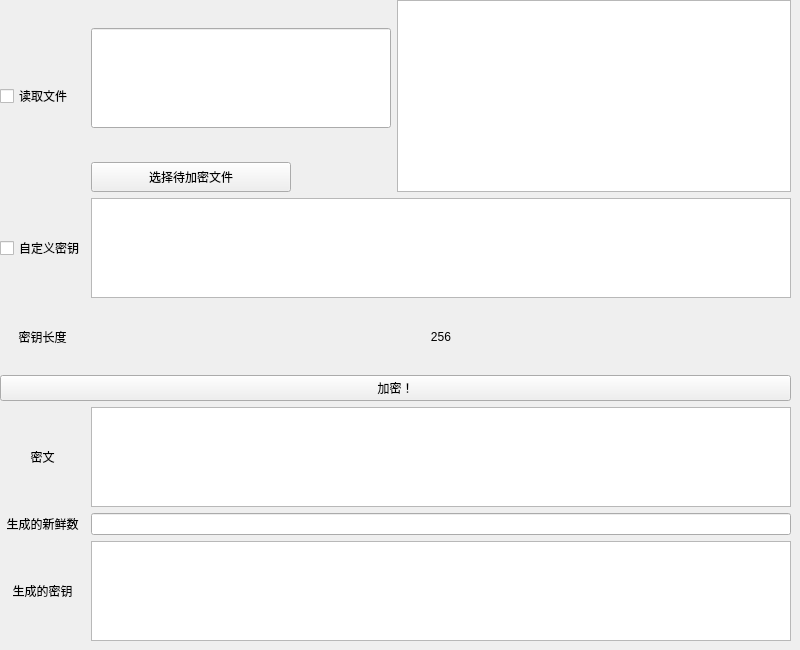
      <widget class="QWidget" name="page_14">
       <widget class="QWidget" name="gridLayoutWidget_5">
        <property name="geometry">
         <rect>
          <x>0</x>
          <y>0</y>
          <width>791</width>
          <height>641</height>
         </rect>
        </property>
        <layout class="QGridLayout" name="gridLayout_6">
         <item row="7" column="0">
          <widget class="QLabel" name="label_23">
           <property name="text">
            <string>密文</string>
           </property>
           <property name="alignment">
            <set>Qt::AlignCenter</set>
           </property>
          </widget>
         </item>
         <item row="4" column="1" colspan="2">
          <widget class="QPlainTextEdit" name="plainTextEdit_12">
           <property name="maximumSize">
            <size>
             <width>16777215</width>
             <height>100</height>
            </size>
           </property>
          </widget>
         </item>
         <item row="2" column="1">
          <widget class="QPushButton" name="pushButton_34">
           <property name="maximumSize">
            <size>
             <width>200</width>
             <height>30</height>
            </size>
           </property>
           <property name="layoutDirection">
            <enum>Qt::LeftToRight</enum>
           </property>
           <property name="text">
            <string>选择待加密文件</string>
           </property>
           <property name="checkable">
            <bool>false</bool>
           </property>
          </widget>
         </item>
         <item row="5" column="1" colspan="2">
          <widget class="QLabel" name="label_36">
           <property name="text">
            <string>256</string>
           </property>
           <property name="alignment">
            <set>Qt::AlignCenter</set>
           </property>
          </widget>
         </item>
         <item row="6" column="0" colspan="3">
          <widget class="QPushButton" name="pushButton_33">
           <property name="text">
            <string>加密！</string>
           </property>
          </widget>
         </item>
         <item row="4" column="0">
          <widget class="QCheckBox" name="checkBox_12">
           <property name="maximumSize">
            <size>
             <width>16777215</width>
             <height>100</height>
            </size>
           </property>
           <property name="text">
            <string>自定义密钥</string>
           </property>
          </widget>
         </item>
         <item row="0" column="0" rowspan="3">
          <widget class="QCheckBox" name="checkBox_9">
           <property name="text">
            <string>读取文件</string>
           </property>
          </widget>
         </item>
         <item row="0" column="2" rowspan="3">
          <widget class="QPlainTextEdit" name="plainTextEdit_11">
           <property name="maximumSize">
            <size>
             <width>16777215</width>
             <height>300</height>
            </size>
           </property>
          </widget>
         </item>
         <item row="9" column="1" colspan="2">
          <widget class="QTextEdit" name="textEdit_8">
           <property name="maximumSize">
            <size>
             <width>16777215</width>
             <height>100</height>
            </size>
           </property>
          </widget>
         </item>
         <item row="9" column="0">
          <widget class="QLabel" name="label_21">
           <property name="text">
            <string>生成的密钥</string>
           </property>
           <property name="alignment">
            <set>Qt::AlignCenter</set>
           </property>
          </widget>
         </item>
         <item row="0" column="1" rowspan="2">
          <widget class="QLineEdit" name="lineEdit_6">
           <property name="maximumSize">
            <size>
             <width>300</width>
             <height>100</height>
            </size>
           </property>
          </widget>
         </item>
         <item row="5" column="0">
          <widget class="QLabel" name="label_22">
           <property name="maximumSize">
            <size>
             <width>300</width>
             <height>16777215</height>
            </size>
           </property>
           <property name="text">
            <string>密钥长度</string>
           </property>
           <property name="alignment">
            <set>Qt::AlignCenter</set>
           </property>
          </widget>
         </item>
         <item row="7" column="1" colspan="2">
          <widget class="QTextEdit" name="textEdit_7">
           <property name="maximumSize">
            <size>
             <width>16777215</width>
             <height>100</height>
            </size>
           </property>
          </widget>
         </item>
         <item row="8" column="0">
          <widget class="QLabel" name="label_38">
           <property name="text">
            <string>生成的新鲜数</string>
           </property>
           <property name="alignment">
            <set>Qt::AlignCenter</set>
           </property>
          </widget>
         </item>
         <item row="8" column="1" colspan="2">
          <widget class="QLineEdit" name="lineEdit_10">
           <property name="alignment">
            <set>Qt::AlignCenter</set>
           </property>
          </widget>
         </item>
        </layout>
       </widget>
      </widget>
